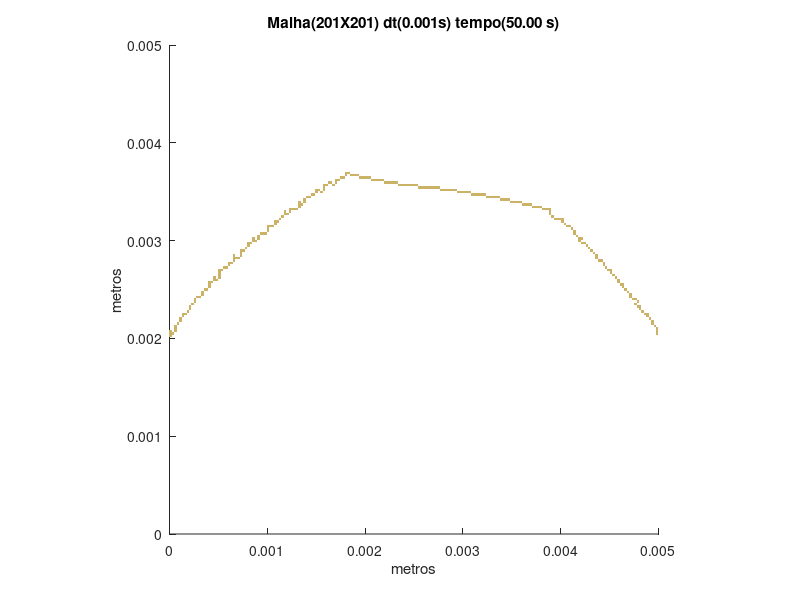

Here is the MATLAB script that generated this plot:
set (gca,'PlotBoxAspectRatio',[1 1 1],'Xlim',[0,0.005],'Ylim',[0,0.005])
hold on
title('Malha(201X201) dt(0.001s) tempo(50.00 s)')
hold on
ylabel('metros')
hold on
xlabel('metros')
hold on

fill([0 0 2.48756218905473E-05 2.48756218905473E-05],[0.00201492537313433 0.00203980099502488 0.00203980099502488 0.00201492537313433],[0.8,0.7,0.4],'LineStyle','none')

fill([0 0 2.48756218905473E-05 2.48756218905473E-05],[0.00203980099502488 0.00206467661691542 0.00206467661691542 0.00203980099502488],[0.8,0.7,0.4],'LineStyle','none')

fill([2.48756218905473E-05 2.48756218905473E-05 4.97512437810945E-05 4.97512437810945E-05],[0.00203980099502488 0.00206467661691542 0.00206467661691542 0.00203980099502488],[0.8,0.7,0.4],'LineStyle','none')

fill([0.00497512437810945 0.00497512437810945 0.005 0.005],[0.00203980099502488 0.00206467661691542 0.00206467661691542 0.00203980099502488],[0.8,0.7,0.4],'LineStyle','none')

fill([0 0 2.48756218905473E-05 2.48756218905473E-05],[0.00206467661691542 0.00208955223880597 0.00208955223880597 0.00206467661691542],[0.8,0.7,0.4],'LineStyle','none')

fill([4.97512437810945E-05 4.97512437810945E-05 7.46268656716418E-05 7.46268656716418E-05],[0.00206467661691542 0.00208955223880597 0.00208955223880597 0.00206467661691542],[0.8,0.7,0.4],'LineStyle','none')

fill([0.00497512437810945 0.00497512437810945 0.005 0.005],[0.00206467661691542 0.00208955223880597 0.00208955223880597 0.00206467661691542],[0.8,0.7,0.4],'LineStyle','none')

fill([4.97512437810945E-05 4.97512437810945E-05 7.46268656716418E-05 7.46268656716418E-05],[0.00208955223880597 0.00211442786069652 0.00211442786069652 0.00208955223880597],[0.8,0.7,0.4],'LineStyle','none')

fill([0.00497512437810945 0.00497512437810945 0.005 0.005],[0.00208955223880597 0.00211442786069652 0.00211442786069652 0.00208955223880597],[0.8,0.7,0.4],'LineStyle','none')

fill([4.97512437810945E-05 4.97512437810945E-05 7.46268656716418E-05 7.46268656716418E-05],[0.00211442786069652 0.00213930348258706 0.00213930348258706 0.00211442786069652],[0.8,0.7,0.4],'LineStyle','none')

fill([0.00495024875621891 0.00495024875621891 0.00497512437810945 0.00497512437810945],[0.00211442786069652 0.00213930348258706 0.00213930348258706 0.00211442786069652],[0.8,0.7,0.4],'LineStyle','none')

fill([7.46268656716418E-05 7.46268656716418E-05 9.95024875621891E-05 9.95024875621891E-05],[0.00213930348258706 0.00216417910447761 0.00216417910447761 0.00213930348258706],[0.8,0.7,0.4],'LineStyle','none')

fill([0.00492537313432836 0.00492537313432836 0.00495024875621891 0.00495024875621891],[0.00213930348258706 0.00216417910447761 0.00216417910447761 0.00213930348258706],[0.8,0.7,0.4],'LineStyle','none')

fill([9.95024875621891E-05 9.95024875621891E-05 0.000124378109452736 0.000124378109452736],[0.00216417910447761 0.00218905472636816 0.00218905472636816 0.00216417910447761],[0.8,0.7,0.4],'LineStyle','none')

fill([0.00492537313432836 0.00492537313432836 0.00495024875621891 0.00495024875621891],[0.00216417910447761 0.00218905472636816 0.00218905472636816 0.00216417910447761],[0.8,0.7,0.4],'LineStyle','none')

fill([9.95024875621891E-05 9.95024875621891E-05 0.000124378109452736 0.000124378109452736],[0.00218905472636816 0.00221393034825871 0.00221393034825871 0.00218905472636816],[0.8,0.7,0.4],'LineStyle','none')

fill([0.00490049751243781 0.00490049751243781 0.00492537313432836 0.00492537313432836],[0.00218905472636816 0.00221393034825871 0.00221393034825871 0.00218905472636816],[0.8,0.7,0.4],'LineStyle','none')

fill([0.000124378109452736 0.000124378109452736 0.000149253731343284 0.000149253731343284],[0.00221393034825871 0.00223880597014925 0.00223880597014925 0.00221393034825871],[0.8,0.7,0.4],'LineStyle','none')

fill([0.00487562189054726 0.00487562189054726 0.00490049751243781 0.00490049751243781],[0.00221393034825871 0.00223880597014925 0.00223880597014925 0.00221393034825871],[0.8,0.7,0.4],'LineStyle','none')

fill([0.000124378109452736 0.000124378109452736 0.000149253731343284 0.000149253731343284],[0.00223880597014925 0.0022636815920398 0.0022636815920398 0.00223880597014925],[0.8,0.7,0.4],'LineStyle','none')

fill([0.000149253731343284 0.000149253731343284 0.000174129353233831 0.000174129353233831],[0.00223880597014925 0.0022636815920398 0.0022636815920398 0.00223880597014925],[0.8,0.7,0.4],'LineStyle','none')

fill([0.00485074626865672 0.00485074626865672 0.00487562189054726 0.00487562189054726],[0.00223880597014925 0.0022636815920398 0.0022636815920398 0.00223880597014925],[0.8,0.7,0.4],'LineStyle','none')

fill([0.00487562189054726 0.00487562189054726 0.00490049751243781 0.00490049751243781],[0.00223880597014925 0.0022636815920398 0.0022636815920398 0.00223880597014925],[0.8,0.7,0.4],'LineStyle','none')

fill([0.000174129353233831 0.000174129353233831 0.000199004975124378 0.000199004975124378],[0.0022636815920398 0.00228855721393035 0.00228855721393035 0.0022636815920398],[0.8,0.7,0.4],'LineStyle','none')

fill([0.00482587064676617 0.00482587064676617 0.00485074626865672 0.00485074626865672],[0.0022636815920398 0.00228855721393035 0.00228855721393035 0.0022636815920398],[0.8,0.7,0.4],'LineStyle','none')

fill([0.000199004975124378 0.000199004975124378 0.000223880597014925 0.000223880597014925],[0.00228855721393035 0.0023134328358209 0.0023134328358209 0.00228855721393035],[0.8,0.7,0.4],'LineStyle','none')

fill([0.00480099502487562 0.00480099502487562 0.00482587064676617 0.00482587064676617],[0.00228855721393035 0.0023134328358209 0.0023134328358209 0.00228855721393035],[0.8,0.7,0.4],'LineStyle','none')

fill([0.000199004975124378 0.000199004975124378 0.000223880597014925 0.000223880597014925],[0.0023134328358209 0.00233830845771144 0.00233830845771144 0.0023134328358209],[0.8,0.7,0.4],'LineStyle','none')

fill([0.00477611940298507 0.00477611940298507 0.00480099502487562 0.00480099502487562],[0.0023134328358209 0.00233830845771144 0.00233830845771144 0.0023134328358209],[0.8,0.7,0.4],'LineStyle','none')

fill([0.00480099502487562 0.00480099502487562 0.00482587064676617 0.00482587064676617],[0.0023134328358209 0.00233830845771144 0.00233830845771144 0.0023134328358209],[0.8,0.7,0.4],'LineStyle','none')

fill([0.000223880597014925 0.000223880597014925 0.000248756218905473 0.000248756218905473],[0.00233830845771144 0.00236318407960199 0.00236318407960199 0.00233830845771144],[0.8,0.7,0.4],'LineStyle','none')

fill([0.00475124378109453 0.00475124378109453 0.00477611940298507 0.00477611940298507],[0.00233830845771144 0.00236318407960199 0.00236318407960199 0.00233830845771144],[0.8,0.7,0.4],'LineStyle','none')

fill([0.000248756218905473 0.000248756218905473 0.00027363184079602 0.00027363184079602],[0.00236318407960199 0.00238805970149254 0.00238805970149254 0.00236318407960199],[0.8,0.7,0.4],'LineStyle','none')

fill([0.00477611940298507 0.00477611940298507 0.00480099502487562 0.00480099502487562],[0.00236318407960199 0.00238805970149254 0.00238805970149254 0.00236318407960199],[0.8,0.7,0.4],'LineStyle','none')

fill([0.000248756218905473 0.000248756218905473 0.00027363184079602 0.00027363184079602],[0.00238805970149254 0.00241293532338308 0.00241293532338308 0.00238805970149254],[0.8,0.7,0.4],'LineStyle','none')

fill([0.00472636815920398 0.00472636815920398 0.00475124378109453 0.00475124378109453],[0.00238805970149254 0.00241293532338308 0.00241293532338308 0.00238805970149254],[0.8,0.7,0.4],'LineStyle','none')

fill([0.00475124378109453 0.00475124378109453 0.00477611940298507 0.00477611940298507],[0.00238805970149254 0.00241293532338308 0.00241293532338308 0.00238805970149254],[0.8,0.7,0.4],'LineStyle','none')

fill([0.00027363184079602 0.00027363184079602 0.000298507462686567 0.000298507462686567],[0.00241293532338308 0.00243781094527363 0.00243781094527363 0.00241293532338308],[0.8,0.7,0.4],'LineStyle','none')

fill([0.000298507462686567 0.000298507462686567 0.000323383084577114 0.000323383084577114],[0.00241293532338308 0.00243781094527363 0.00243781094527363 0.00241293532338308],[0.8,0.7,0.4],'LineStyle','none')

fill([0.00470149253731343 0.00470149253731343 0.00472636815920398 0.00472636815920398],[0.00241293532338308 0.00243781094527363 0.00243781094527363 0.00241293532338308],[0.8,0.7,0.4],'LineStyle','none')

fill([0.000323383084577114 0.000323383084577114 0.000348258706467662 0.000348258706467662],[0.00243781094527363 0.00246268656716418 0.00246268656716418 0.00243781094527363],[0.8,0.7,0.4],'LineStyle','none')

fill([0.00470149253731343 0.00470149253731343 0.00472636815920398 0.00472636815920398],[0.00243781094527363 0.00246268656716418 0.00246268656716418 0.00243781094527363],[0.8,0.7,0.4],'LineStyle','none')

fill([0.000323383084577114 0.000323383084577114 0.000348258706467662 0.000348258706467662],[0.00246268656716418 0.00248756218905473 0.00248756218905473 0.00246268656716418],[0.8,0.7,0.4],'LineStyle','none')

fill([0.00467661691542289 0.00467661691542289 0.00470149253731343 0.00470149253731343],[0.00246268656716418 0.00248756218905473 0.00248756218905473 0.00246268656716418],[0.8,0.7,0.4],'LineStyle','none')

fill([0.000348258706467662 0.000348258706467662 0.000373134328358209 0.000373134328358209],[0.00248756218905473 0.00251243781094527 0.00251243781094527 0.00248756218905473],[0.8,0.7,0.4],'LineStyle','none')

fill([0.000373134328358209 0.000373134328358209 0.000398009950248756 0.000398009950248756],[0.00248756218905473 0.00251243781094527 0.00251243781094527 0.00248756218905473],[0.8,0.7,0.4],'LineStyle','none')

fill([0.00465174129353234 0.00465174129353234 0.00467661691542289 0.00467661691542289],[0.00248756218905473 0.00251243781094527 0.00251243781094527 0.00248756218905473],[0.8,0.7,0.4],'LineStyle','none')

fill([0.000398009950248756 0.000398009950248756 0.000422885572139303 0.000422885572139303],[0.00251243781094527 0.00253731343283582 0.00253731343283582 0.00251243781094527],[0.8,0.7,0.4],'LineStyle','none')

fill([0.00462686567164179 0.00462686567164179 0.00465174129353234 0.00465174129353234],[0.00251243781094527 0.00253731343283582 0.00253731343283582 0.00251243781094527],[0.8,0.7,0.4],'LineStyle','none')

fill([0.000398009950248756 0.000398009950248756 0.000422885572139303 0.000422885572139303],[0.00253731343283582 0.00256218905472637 0.00256218905472637 0.00253731343283582],[0.8,0.7,0.4],'LineStyle','none')

fill([0.00460199004975124 0.00460199004975124 0.00462686567164179 0.00462686567164179],[0.00253731343283582 0.00256218905472637 0.00256218905472637 0.00253731343283582],[0.8,0.7,0.4],'LineStyle','none')

fill([0.00462686567164179 0.00462686567164179 0.00465174129353234 0.00465174129353234],[0.00253731343283582 0.00256218905472637 0.00256218905472637 0.00253731343283582],[0.8,0.7,0.4],'LineStyle','none')

fill([0.000398009950248756 0.000398009950248756 0.000422885572139303 0.000422885572139303],[0.00256218905472637 0.00258706467661692 0.00258706467661692 0.00256218905472637],[0.8,0.7,0.4],'LineStyle','none')

fill([0.000422885572139303 0.000422885572139303 0.000447761194029851 0.000447761194029851],[0.00256218905472637 0.00258706467661692 0.00258706467661692 0.00256218905472637],[0.8,0.7,0.4],'LineStyle','none')

fill([0.0045771144278607 0.0045771144278607 0.00460199004975124 0.00460199004975124],[0.00256218905472637 0.00258706467661692 0.00258706467661692 0.00256218905472637],[0.8,0.7,0.4],'LineStyle','none')

fill([0.000447761194029851 0.000447761194029851 0.000472636815920398 0.000472636815920398],[0.00258706467661692 0.00261194029850746 0.00261194029850746 0.00258706467661692],[0.8,0.7,0.4],'LineStyle','none')

fill([0.000472636815920398 0.000472636815920398 0.000497512437810945 0.000497512437810945],[0.00258706467661692 0.00261194029850746 0.00261194029850746 0.00258706467661692],[0.8,0.7,0.4],'LineStyle','none')

fill([0.0045771144278607 0.0045771144278607 0.00460199004975124 0.00460199004975124],[0.00258706467661692 0.00261194029850746 0.00261194029850746 0.00258706467661692],[0.8,0.7,0.4],'LineStyle','none')

fill([0.000447761194029851 0.000447761194029851 0.000472636815920398 0.000472636815920398],[0.00261194029850746 0.00263681592039801 0.00263681592039801 0.00261194029850746],[0.8,0.7,0.4],'LineStyle','none')

fill([0.000497512437810945 0.000497512437810945 0.000522388059701492 0.000522388059701492],[0.00261194029850746 0.00263681592039801 0.00263681592039801 0.00261194029850746],[0.8,0.7,0.4],'LineStyle','none')

fill([0.00455223880597015 0.00455223880597015 0.0045771144278607 0.0045771144278607],[0.00261194029850746 0.00263681592039801 0.00263681592039801 0.00261194029850746],[0.8,0.7,0.4],'LineStyle','none')

fill([0.000497512437810945 0.000497512437810945 0.000522388059701492 0.000522388059701492],[0.00263681592039801 0.00266169154228856 0.00266169154228856 0.00263681592039801],[0.8,0.7,0.4],'LineStyle','none')

fill([0.0045273631840796 0.0045273631840796 0.00455223880597015 0.00455223880597015],[0.00263681592039801 0.00266169154228856 0.00266169154228856 0.00263681592039801],[0.8,0.7,0.4],'LineStyle','none')

fill([0.000497512437810945 0.000497512437810945 0.000522388059701492 0.000522388059701492],[0.00266169154228856 0.0026865671641791 0.0026865671641791 0.00266169154228856],[0.8,0.7,0.4],'LineStyle','none')

fill([0.00450248756218905 0.00450248756218905 0.0045273631840796 0.0045273631840796],[0.00266169154228856 0.0026865671641791 0.0026865671641791 0.00266169154228856],[0.8,0.7,0.4],'LineStyle','none')

fill([0.000497512437810945 0.000497512437810945 0.000522388059701492 0.000522388059701492],[0.0026865671641791 0.00271144278606965 0.00271144278606965 0.0026865671641791],[0.8,0.7,0.4],'LineStyle','none')

fill([0.000522388059701492 0.000522388059701492 0.00054726368159204 0.00054726368159204],[0.0026865671641791 0.00271144278606965 0.00271144278606965 0.0026865671641791],[0.8,0.7,0.4],'LineStyle','none')

fill([0.00447761194029851 0.00447761194029851 0.00450248756218905 0.00450248756218905],[0.0026865671641791 0.00271144278606965 0.00271144278606965 0.0026865671641791],[0.8,0.7,0.4],'LineStyle','none')

fill([0.00450248756218905 0.00450248756218905 0.0045273631840796 0.0045273631840796],[0.0026865671641791 0.00271144278606965 0.00271144278606965 0.0026865671641791],[0.8,0.7,0.4],'LineStyle','none')

fill([0.00054726368159204 0.00054726368159204 0.000572139303482587 0.000572139303482587],[0.00271144278606965 0.0027363184079602 0.0027363184079602 0.00271144278606965],[0.8,0.7,0.4],'LineStyle','none')

fill([0.000572139303482587 0.000572139303482587 0.000597014925373134 0.000597014925373134],[0.00271144278606965 0.0027363184079602 0.0027363184079602 0.00271144278606965],[0.8,0.7,0.4],'LineStyle','none')

fill([0.00445273631840796 0.00445273631840796 0.00447761194029851 0.00447761194029851],[0.00271144278606965 0.0027363184079602 0.0027363184079602 0.00271144278606965],[0.8,0.7,0.4],'LineStyle','none')

fill([0.000597014925373134 0.000597014925373134 0.000621890547263682 0.000621890547263682],[0.0027363184079602 0.00276119402985075 0.00276119402985075 0.0027363184079602],[0.8,0.7,0.4],'LineStyle','none')

fill([0.00442786069651741 0.00442786069651741 0.00445273631840796 0.00445273631840796],[0.0027363184079602 0.00276119402985075 0.00276119402985075 0.0027363184079602],[0.8,0.7,0.4],'LineStyle','none')

fill([0.000597014925373134 0.000597014925373134 0.000621890547263682 0.000621890547263682],[0.00276119402985075 0.00278606965174129 0.00278606965174129 0.00276119402985075],[0.8,0.7,0.4],'LineStyle','none')

fill([0.000621890547263682 0.000621890547263682 0.000646766169154229 0.000646766169154229],[0.00276119402985075 0.00278606965174129 0.00278606965174129 0.00276119402985075],[0.8,0.7,0.4],'LineStyle','none')

fill([0.00442786069651741 0.00442786069651741 0.00445273631840796 0.00445273631840796],[0.00276119402985075 0.00278606965174129 0.00278606965174129 0.00276119402985075],[0.8,0.7,0.4],'LineStyle','none')

fill([0.000646766169154229 0.000646766169154229 0.000671641791044776 0.000671641791044776],[0.00278606965174129 0.00281094527363184 0.00281094527363184 0.00278606965174129],[0.8,0.7,0.4],'LineStyle','none')

fill([0.00437810945273632 0.00437810945273632 0.00440298507462687 0.00440298507462687],[0.00278606965174129 0.00281094527363184 0.00281094527363184 0.00278606965174129],[0.8,0.7,0.4],'LineStyle','none')

fill([0.00440298507462687 0.00440298507462687 0.00442786069651741 0.00442786069651741],[0.00278606965174129 0.00281094527363184 0.00281094527363184 0.00278606965174129],[0.8,0.7,0.4],'LineStyle','none')

fill([0.000646766169154229 0.000646766169154229 0.000671641791044776 0.000671641791044776],[0.00281094527363184 0.00283582089552239 0.00283582089552239 0.00281094527363184],[0.8,0.7,0.4],'LineStyle','none')

fill([0.000671641791044776 0.000671641791044776 0.000696517412935323 0.000696517412935323],[0.00281094527363184 0.00283582089552239 0.00283582089552239 0.00281094527363184],[0.8,0.7,0.4],'LineStyle','none')

fill([0.000696517412935323 0.000696517412935323 0.000721393034825871 0.000721393034825871],[0.00281094527363184 0.00283582089552239 0.00283582089552239 0.00281094527363184],[0.8,0.7,0.4],'LineStyle','none')

fill([0.00435323383084577 0.00435323383084577 0.00437810945273632 0.00437810945273632],[0.00281094527363184 0.00283582089552239 0.00283582089552239 0.00281094527363184],[0.8,0.7,0.4],'LineStyle','none')

fill([0.000646766169154229 0.000646766169154229 0.000671641791044776 0.000671641791044776],[0.00283582089552239 0.00286069651741294 0.00286069651741294 0.00283582089552239],[0.8,0.7,0.4],'LineStyle','none')

fill([0.000721393034825871 0.000721393034825871 0.000746268656716418 0.000746268656716418],[0.00283582089552239 0.00286069651741294 0.00286069651741294 0.00283582089552239],[0.8,0.7,0.4],'LineStyle','none')

fill([0.00435323383084577 0.00435323383084577 0.00437810945273632 0.00437810945273632],[0.00283582089552239 0.00286069651741294 0.00286069651741294 0.00283582089552239],[0.8,0.7,0.4],'LineStyle','none')

fill([0.000721393034825871 0.000721393034825871 0.000746268656716418 0.000746268656716418],[0.00286069651741294 0.00288557213930348 0.00288557213930348 0.00286069651741294],[0.8,0.7,0.4],'LineStyle','none')

fill([0.00432835820895522 0.00432835820895522 0.00435323383084577 0.00435323383084577],[0.00286069651741294 0.00288557213930348 0.00288557213930348 0.00286069651741294],[0.8,0.7,0.4],'LineStyle','none')

fill([0.000721393034825871 0.000721393034825871 0.000746268656716418 0.000746268656716418],[0.00288557213930348 0.00291044776119403 0.00291044776119403 0.00288557213930348],[0.8,0.7,0.4],'LineStyle','none')

fill([0.000746268656716418 0.000746268656716418 0.000771144278606965 0.000771144278606965],[0.00288557213930348 0.00291044776119403 0.00291044776119403 0.00288557213930348],[0.8,0.7,0.4],'LineStyle','none')

fill([0.00430348258706468 0.00430348258706468 0.00432835820895522 0.00432835820895522],[0.00288557213930348 0.00291044776119403 0.00291044776119403 0.00288557213930348],[0.8,0.7,0.4],'LineStyle','none')

fill([0.000771144278606965 0.000771144278606965 0.000796019900497512 0.000796019900497512],[0.00291044776119403 0.00293532338308458 0.00293532338308458 0.00291044776119403],[0.8,0.7,0.4],'LineStyle','none')

fill([0.00427860696517413 0.00427860696517413 0.00430348258706468 0.00430348258706468],[0.00291044776119403 0.00293532338308458 0.00293532338308458 0.00291044776119403],[0.8,0.7,0.4],'LineStyle','none')

fill([0.000796019900497512 0.000796019900497512 0.00082089552238806 0.00082089552238806],[0.00293532338308458 0.00296019900497512 0.00296019900497512 0.00293532338308458],[0.8,0.7,0.4],'LineStyle','none')

fill([0.00425373134328358 0.00425373134328358 0.00427860696517413 0.00427860696517413],[0.00293532338308458 0.00296019900497512 0.00296019900497512 0.00293532338308458],[0.8,0.7,0.4],'LineStyle','none')

fill([0.000796019900497512 0.000796019900497512 0.00082089552238806 0.00082089552238806],[0.00296019900497512 0.00298507462686567 0.00298507462686567 0.00296019900497512],[0.8,0.7,0.4],'LineStyle','none')

fill([0.00082089552238806 0.00082089552238806 0.000845771144278607 0.000845771144278607],[0.00296019900497512 0.00298507462686567 0.00298507462686567 0.00296019900497512],[0.8,0.7,0.4],'LineStyle','none')

fill([0.00420398009950249 0.00420398009950249 0.00422885572139303 0.00422885572139303],[0.00296019900497512 0.00298507462686567 0.00298507462686567 0.00296019900497512],[0.8,0.7,0.4],'LineStyle','none')

fill([0.00422885572139303 0.00422885572139303 0.00425373134328358 0.00425373134328358],[0.00296019900497512 0.00298507462686567 0.00298507462686567 0.00296019900497512],[0.8,0.7,0.4],'LineStyle','none')

fill([0.000845771144278607 0.000845771144278607 0.000870646766169154 0.000870646766169154],[0.00298507462686567 0.00300995024875622 0.00300995024875622 0.00298507462686567],[0.8,0.7,0.4],'LineStyle','none')

fill([0.000870646766169154 0.000870646766169154 0.000895522388059702 0.000895522388059702],[0.00298507462686567 0.00300995024875622 0.00300995024875622 0.00298507462686567],[0.8,0.7,0.4],'LineStyle','none')

fill([0.00417910447761194 0.00417910447761194 0.00420398009950249 0.00420398009950249],[0.00298507462686567 0.00300995024875622 0.00300995024875622 0.00298507462686567],[0.8,0.7,0.4],'LineStyle','none')

fill([0.000845771144278607 0.000845771144278607 0.000870646766169154 0.000870646766169154],[0.00300995024875622 0.00303482587064677 0.00303482587064677 0.00300995024875622],[0.8,0.7,0.4],'LineStyle','none')

fill([0.000895522388059702 0.000895522388059702 0.000920398009950249 0.000920398009950249],[0.00300995024875622 0.00303482587064677 0.00303482587064677 0.00300995024875622],[0.8,0.7,0.4],'LineStyle','none')

fill([0.00417910447761194 0.00417910447761194 0.00420398009950249 0.00420398009950249],[0.00300995024875622 0.00303482587064677 0.00303482587064677 0.00300995024875622],[0.8,0.7,0.4],'LineStyle','none')

fill([0.00420398009950249 0.00420398009950249 0.00422885572139303 0.00422885572139303],[0.00300995024875622 0.00303482587064677 0.00303482587064677 0.00300995024875622],[0.8,0.7,0.4],'LineStyle','none')

fill([0.000895522388059702 0.000895522388059702 0.000920398009950249 0.000920398009950249],[0.00303482587064677 0.00305970149253731 0.00305970149253731 0.00303482587064677],[0.8,0.7,0.4],'LineStyle','none')

fill([0.00415422885572139 0.00415422885572139 0.00417910447761194 0.00417910447761194],[0.00303482587064677 0.00305970149253731 0.00305970149253731 0.00303482587064677],[0.8,0.7,0.4],'LineStyle','none')

fill([0.000920398009950249 0.000920398009950249 0.000945273631840796 0.000945273631840796],[0.00305970149253731 0.00308457711442786 0.00308457711442786 0.00305970149253731],[0.8,0.7,0.4],'LineStyle','none')

fill([0.000945273631840796 0.000945273631840796 0.000970149253731343 0.000970149253731343],[0.00305970149253731 0.00308457711442786 0.00308457711442786 0.00305970149253731],[0.8,0.7,0.4],'LineStyle','none')

fill([0.000970149253731343 0.000970149253731343 0.00099502487562189 0.00099502487562189],[0.00305970149253731 0.00308457711442786 0.00308457711442786 0.00305970149253731],[0.8,0.7,0.4],'LineStyle','none')

fill([0.00412935323383085 0.00412935323383085 0.00415422885572139 0.00415422885572139],[0.00305970149253731 0.00308457711442786 0.00308457711442786 0.00305970149253731],[0.8,0.7,0.4],'LineStyle','none')

fill([0.00099502487562189 0.00099502487562189 0.00101990049751244 0.00101990049751244],[0.00308457711442786 0.00310945273631841 0.00310945273631841 0.00308457711442786],[0.8,0.7,0.4],'LineStyle','none')

fill([0.00412935323383085 0.00412935323383085 0.00415422885572139 0.00415422885572139],[0.00308457711442786 0.00310945273631841 0.00310945273631841 0.00308457711442786],[0.8,0.7,0.4],'LineStyle','none')

fill([0.00099502487562189 0.00099502487562189 0.00101990049751244 0.00101990049751244],[0.00310945273631841 0.00313432835820896 0.00313432835820896 0.00310945273631841],[0.8,0.7,0.4],'LineStyle','none')

fill([0.0041044776119403 0.0041044776119403 0.00412935323383085 0.00412935323383085],[0.00310945273631841 0.00313432835820896 0.00313432835820896 0.00310945273631841],[0.8,0.7,0.4],'LineStyle','none')

fill([0.00099502487562189 0.00099502487562189 0.00101990049751244 0.00101990049751244],[0.00313432835820896 0.0031592039800995 0.0031592039800995 0.00313432835820896],[0.8,0.7,0.4],'LineStyle','none')

fill([0.00101990049751244 0.00101990049751244 0.00104477611940298 0.00104477611940298],[0.00313432835820896 0.0031592039800995 0.0031592039800995 0.00313432835820896],[0.8,0.7,0.4],'LineStyle','none')

fill([0.00104477611940298 0.00104477611940298 0.00106965174129353 0.00106965174129353],[0.00313432835820896 0.0031592039800995 0.0031592039800995 0.00313432835820896],[0.8,0.7,0.4],'LineStyle','none')

fill([0.0040547263681592 0.0040547263681592 0.00407960199004975 0.00407960199004975],[0.00313432835820896 0.0031592039800995 0.0031592039800995 0.00313432835820896],[0.8,0.7,0.4],'LineStyle','none')

fill([0.00407960199004975 0.00407960199004975 0.0041044776119403 0.0041044776119403],[0.00313432835820896 0.0031592039800995 0.0031592039800995 0.00313432835820896],[0.8,0.7,0.4],'LineStyle','none')

fill([0.00106965174129353 0.00106965174129353 0.00109452736318408 0.00109452736318408],[0.0031592039800995 0.00318407960199005 0.00318407960199005 0.0031592039800995],[0.8,0.7,0.4],'LineStyle','none')

fill([0.00402985074626866 0.00402985074626866 0.0040547263681592 0.0040547263681592],[0.0031592039800995 0.00318407960199005 0.00318407960199005 0.0031592039800995],[0.8,0.7,0.4],'LineStyle','none')

fill([0.00106965174129353 0.00106965174129353 0.00109452736318408 0.00109452736318408],[0.00318407960199005 0.0032089552238806 0.0032089552238806 0.00318407960199005],[0.8,0.7,0.4],'LineStyle','none')

fill([0.00109452736318408 0.00109452736318408 0.00111940298507463 0.00111940298507463],[0.00318407960199005 0.0032089552238806 0.0032089552238806 0.00318407960199005],[0.8,0.7,0.4],'LineStyle','none')

fill([0.00400497512437811 0.00400497512437811 0.00402985074626866 0.00402985074626866],[0.00318407960199005 0.0032089552238806 0.0032089552238806 0.00318407960199005],[0.8,0.7,0.4],'LineStyle','none')

fill([0.00111940298507463 0.00111940298507463 0.00114427860696517 0.00114427860696517],[0.0032089552238806 0.00323383084577114 0.00323383084577114 0.0032089552238806],[0.8,0.7,0.4],'LineStyle','none')

fill([0.00393034825870647 0.00393034825870647 0.00395522388059701 0.00395522388059701],[0.0032089552238806 0.00323383084577114 0.00323383084577114 0.0032089552238806],[0.8,0.7,0.4],'LineStyle','none')

fill([0.00395522388059701 0.00395522388059701 0.00398009950248756 0.00398009950248756],[0.0032089552238806 0.00323383084577114 0.00323383084577114 0.0032089552238806],[0.8,0.7,0.4],'LineStyle','none')

fill([0.00398009950248756 0.00398009950248756 0.00400497512437811 0.00400497512437811],[0.0032089552238806 0.00323383084577114 0.00323383084577114 0.0032089552238806],[0.8,0.7,0.4],'LineStyle','none')

fill([0.00400497512437811 0.00400497512437811 0.00402985074626866 0.00402985074626866],[0.0032089552238806 0.00323383084577114 0.00323383084577114 0.0032089552238806],[0.8,0.7,0.4],'LineStyle','none')

fill([0.00114427860696517 0.00114427860696517 0.00116915422885572 0.00116915422885572],[0.00323383084577114 0.00325870646766169 0.00325870646766169 0.00323383084577114],[0.8,0.7,0.4],'LineStyle','none')

fill([0.00390547263681592 0.00390547263681592 0.00393034825870647 0.00393034825870647],[0.00323383084577114 0.00325870646766169 0.00325870646766169 0.00323383084577114],[0.8,0.7,0.4],'LineStyle','none')

fill([0.00116915422885572 0.00116915422885572 0.00119402985074627 0.00119402985074627],[0.00325870646766169 0.00328358208955224 0.00328358208955224 0.00325870646766169],[0.8,0.7,0.4],'LineStyle','none')

fill([0.00119402985074627 0.00119402985074627 0.00121890547263682 0.00121890547263682],[0.00325870646766169 0.00328358208955224 0.00328358208955224 0.00325870646766169],[0.8,0.7,0.4],'LineStyle','none')

fill([0.00388059701492537 0.00388059701492537 0.00390547263681592 0.00390547263681592],[0.00325870646766169 0.00328358208955224 0.00328358208955224 0.00325870646766169],[0.8,0.7,0.4],'LineStyle','none')

fill([0.00116915422885572 0.00116915422885572 0.00119402985074627 0.00119402985074627],[0.00328358208955224 0.00330845771144279 0.00330845771144279 0.00328358208955224],[0.8,0.7,0.4],'LineStyle','none')

fill([0.00121890547263682 0.00121890547263682 0.00124378109452736 0.00124378109452736],[0.00328358208955224 0.00330845771144279 0.00330845771144279 0.00328358208955224],[0.8,0.7,0.4],'LineStyle','none')

fill([0.00388059701492537 0.00388059701492537 0.00390547263681592 0.00390547263681592],[0.00328358208955224 0.00330845771144279 0.00330845771144279 0.00328358208955224],[0.8,0.7,0.4],'LineStyle','none')

fill([0.00121890547263682 0.00121890547263682 0.00124378109452736 0.00124378109452736],[0.00330845771144279 0.00333333333333333 0.00333333333333333 0.00330845771144279],[0.8,0.7,0.4],'LineStyle','none')

fill([0.00124378109452736 0.00124378109452736 0.00126865671641791 0.00126865671641791],[0.00330845771144279 0.00333333333333333 0.00333333333333333 0.00330845771144279],[0.8,0.7,0.4],'LineStyle','none')

fill([0.00126865671641791 0.00126865671641791 0.00129353233830846 0.00129353233830846],[0.00330845771144279 0.00333333333333333 0.00333333333333333 0.00330845771144279],[0.8,0.7,0.4],'LineStyle','none')

fill([0.00129353233830846 0.00129353233830846 0.001318407960199 0.001318407960199],[0.00330845771144279 0.00333333333333333 0.00333333333333333 0.00330845771144279],[0.8,0.7,0.4],'LineStyle','none')

fill([0.00380597014925373 0.00380597014925373 0.00383084577114428 0.00383084577114428],[0.00330845771144279 0.00333333333333333 0.00333333333333333 0.00330845771144279],[0.8,0.7,0.4],'LineStyle','none')

fill([0.00383084577114428 0.00383084577114428 0.00385572139303483 0.00385572139303483],[0.00330845771144279 0.00333333333333333 0.00333333333333333 0.00330845771144279],[0.8,0.7,0.4],'LineStyle','none')

fill([0.00385572139303483 0.00385572139303483 0.00388059701492537 0.00388059701492537],[0.00330845771144279 0.00333333333333333 0.00333333333333333 0.00330845771144279],[0.8,0.7,0.4],'LineStyle','none')

fill([0.00388059701492537 0.00388059701492537 0.00390547263681592 0.00390547263681592],[0.00330845771144279 0.00333333333333333 0.00333333333333333 0.00330845771144279],[0.8,0.7,0.4],'LineStyle','none')

fill([0.001318407960199 0.001318407960199 0.00134328358208955 0.00134328358208955],[0.00333333333333333 0.00335820895522388 0.00335820895522388 0.00333333333333333],[0.8,0.7,0.4],'LineStyle','none')

fill([0.00370646766169154 0.00370646766169154 0.00373134328358209 0.00373134328358209],[0.00333333333333333 0.00335820895522388 0.00335820895522388 0.00333333333333333],[0.8,0.7,0.4],'LineStyle','none')

fill([0.00373134328358209 0.00373134328358209 0.00375621890547264 0.00375621890547264],[0.00333333333333333 0.00335820895522388 0.00335820895522388 0.00333333333333333],[0.8,0.7,0.4],'LineStyle','none')

fill([0.00375621890547264 0.00375621890547264 0.00378109452736318 0.00378109452736318],[0.00333333333333333 0.00335820895522388 0.00335820895522388 0.00333333333333333],[0.8,0.7,0.4],'LineStyle','none')

fill([0.00378109452736318 0.00378109452736318 0.00380597014925373 0.00380597014925373],[0.00333333333333333 0.00335820895522388 0.00335820895522388 0.00333333333333333],[0.8,0.7,0.4],'LineStyle','none')

fill([0.001318407960199 0.001318407960199 0.00134328358208955 0.00134328358208955],[0.00335820895522388 0.00338308457711443 0.00338308457711443 0.00335820895522388],[0.8,0.7,0.4],'LineStyle','none')

fill([0.00134328358208955 0.00134328358208955 0.0013681592039801 0.0013681592039801],[0.00335820895522388 0.00338308457711443 0.00338308457711443 0.00335820895522388],[0.8,0.7,0.4],'LineStyle','none')

fill([0.00360696517412935 0.00360696517412935 0.0036318407960199 0.0036318407960199],[0.00335820895522388 0.00338308457711443 0.00338308457711443 0.00335820895522388],[0.8,0.7,0.4],'LineStyle','none')

fill([0.0036318407960199 0.0036318407960199 0.00365671641791045 0.00365671641791045],[0.00335820895522388 0.00338308457711443 0.00338308457711443 0.00335820895522388],[0.8,0.7,0.4],'LineStyle','none')

fill([0.00365671641791045 0.00365671641791045 0.003681592039801 0.003681592039801],[0.00335820895522388 0.00338308457711443 0.00338308457711443 0.00335820895522388],[0.8,0.7,0.4],'LineStyle','none')

fill([0.003681592039801 0.003681592039801 0.00370646766169154 0.00370646766169154],[0.00335820895522388 0.00338308457711443 0.00338308457711443 0.00335820895522388],[0.8,0.7,0.4],'LineStyle','none')

fill([0.001318407960199 0.001318407960199 0.00134328358208955 0.00134328358208955],[0.00338308457711443 0.00340796019900498 0.00340796019900498 0.00338308457711443],[0.8,0.7,0.4],'LineStyle','none')

fill([0.0013681592039801 0.0013681592039801 0.00139303482587065 0.00139303482587065],[0.00338308457711443 0.00340796019900498 0.00340796019900498 0.00338308457711443],[0.8,0.7,0.4],'LineStyle','none')

fill([0.00348258706467662 0.00348258706467662 0.00350746268656716 0.00350746268656716],[0.00338308457711443 0.00340796019900498 0.00340796019900498 0.00338308457711443],[0.8,0.7,0.4],'LineStyle','none')

fill([0.00350746268656716 0.00350746268656716 0.00353233830845771 0.00353233830845771],[0.00338308457711443 0.00340796019900498 0.00340796019900498 0.00338308457711443],[0.8,0.7,0.4],'LineStyle','none')

fill([0.00353233830845771 0.00353233830845771 0.00355721393034826 0.00355721393034826],[0.00338308457711443 0.00340796019900498 0.00340796019900498 0.00338308457711443],[0.8,0.7,0.4],'LineStyle','none')

fill([0.00355721393034826 0.00355721393034826 0.00358208955223881 0.00358208955223881],[0.00338308457711443 0.00340796019900498 0.00340796019900498 0.00338308457711443],[0.8,0.7,0.4],'LineStyle','none')

fill([0.00358208955223881 0.00358208955223881 0.00360696517412935 0.00360696517412935],[0.00338308457711443 0.00340796019900498 0.00340796019900498 0.00338308457711443],[0.8,0.7,0.4],'LineStyle','none')

fill([0.0013681592039801 0.0013681592039801 0.00139303482587065 0.00139303482587065],[0.00340796019900498 0.00343283582089552 0.00343283582089552 0.00340796019900498],[0.8,0.7,0.4],'LineStyle','none')

fill([0.00338308457711443 0.00338308457711443 0.00340796019900498 0.00340796019900498],[0.00340796019900498 0.00343283582089552 0.00343283582089552 0.00340796019900498],[0.8,0.7,0.4],'LineStyle','none')

fill([0.00340796019900498 0.00340796019900498 0.00343283582089552 0.00343283582089552],[0.00340796019900498 0.00343283582089552 0.00343283582089552 0.00340796019900498],[0.8,0.7,0.4],'LineStyle','none')

fill([0.00343283582089552 0.00343283582089552 0.00345771144278607 0.00345771144278607],[0.00340796019900498 0.00343283582089552 0.00343283582089552 0.00340796019900498],[0.8,0.7,0.4],'LineStyle','none')

fill([0.00345771144278607 0.00345771144278607 0.00348258706467662 0.00348258706467662],[0.00340796019900498 0.00343283582089552 0.00343283582089552 0.00340796019900498],[0.8,0.7,0.4],'LineStyle','none')

fill([0.00139303482587065 0.00139303482587065 0.00141791044776119 0.00141791044776119],[0.00343283582089552 0.00345771144278607 0.00345771144278607 0.00343283582089552],[0.8,0.7,0.4],'LineStyle','none')

fill([0.00141791044776119 0.00141791044776119 0.00144278606965174 0.00144278606965174],[0.00343283582089552 0.00345771144278607 0.00345771144278607 0.00343283582089552],[0.8,0.7,0.4],'LineStyle','none')

fill([0.00323383084577114 0.00323383084577114 0.00325870646766169 0.00325870646766169],[0.00343283582089552 0.00345771144278607 0.00345771144278607 0.00343283582089552],[0.8,0.7,0.4],'LineStyle','none')

fill([0.00325870646766169 0.00325870646766169 0.00328358208955224 0.00328358208955224],[0.00343283582089552 0.00345771144278607 0.00345771144278607 0.00343283582089552],[0.8,0.7,0.4],'LineStyle','none')

fill([0.00328358208955224 0.00328358208955224 0.00330845771144279 0.00330845771144279],[0.00343283582089552 0.00345771144278607 0.00345771144278607 0.00343283582089552],[0.8,0.7,0.4],'LineStyle','none')

fill([0.00330845771144279 0.00330845771144279 0.00333333333333333 0.00333333333333333],[0.00343283582089552 0.00345771144278607 0.00345771144278607 0.00343283582089552],[0.8,0.7,0.4],'LineStyle','none')

fill([0.00333333333333333 0.00333333333333333 0.00335820895522388 0.00335820895522388],[0.00343283582089552 0.00345771144278607 0.00345771144278607 0.00343283582089552],[0.8,0.7,0.4],'LineStyle','none')

fill([0.00335820895522388 0.00335820895522388 0.00338308457711443 0.00338308457711443],[0.00343283582089552 0.00345771144278607 0.00345771144278607 0.00343283582089552],[0.8,0.7,0.4],'LineStyle','none')

fill([0.00144278606965174 0.00144278606965174 0.00146766169154229 0.00146766169154229],[0.00345771144278607 0.00348258706467662 0.00348258706467662 0.00345771144278607],[0.8,0.7,0.4],'LineStyle','none')

fill([0.00146766169154229 0.00146766169154229 0.00149253731343284 0.00149253731343284],[0.00345771144278607 0.00348258706467662 0.00348258706467662 0.00345771144278607],[0.8,0.7,0.4],'LineStyle','none')

fill([0.00308457711442786 0.00308457711442786 0.00310945273631841 0.00310945273631841],[0.00345771144278607 0.00348258706467662 0.00348258706467662 0.00345771144278607],[0.8,0.7,0.4],'LineStyle','none')

fill([0.00310945273631841 0.00310945273631841 0.00313432835820896 0.00313432835820896],[0.00345771144278607 0.00348258706467662 0.00348258706467662 0.00345771144278607],[0.8,0.7,0.4],'LineStyle','none')

fill([0.00313432835820896 0.00313432835820896 0.0031592039800995 0.0031592039800995],[0.00345771144278607 0.00348258706467662 0.00348258706467662 0.00345771144278607],[0.8,0.7,0.4],'LineStyle','none')

fill([0.0031592039800995 0.0031592039800995 0.00318407960199005 0.00318407960199005],[0.00345771144278607 0.00348258706467662 0.00348258706467662 0.00345771144278607],[0.8,0.7,0.4],'LineStyle','none')

fill([0.00318407960199005 0.00318407960199005 0.0032089552238806 0.0032089552238806],[0.00345771144278607 0.00348258706467662 0.00348258706467662 0.00345771144278607],[0.8,0.7,0.4],'LineStyle','none')

fill([0.0032089552238806 0.0032089552238806 0.00323383084577114 0.00323383084577114],[0.00345771144278607 0.00348258706467662 0.00348258706467662 0.00345771144278607],[0.8,0.7,0.4],'LineStyle','none')

fill([0.00149253731343284 0.00149253731343284 0.00151741293532338 0.00151741293532338],[0.00348258706467662 0.00350746268656716 0.00350746268656716 0.00348258706467662],[0.8,0.7,0.4],'LineStyle','none')

fill([0.00154228855721393 0.00154228855721393 0.00156716417910448 0.00156716417910448],[0.00348258706467662 0.00350746268656716 0.00350746268656716 0.00348258706467662],[0.8,0.7,0.4],'LineStyle','none')

fill([0.00293532338308458 0.00293532338308458 0.00296019900497512 0.00296019900497512],[0.00348258706467662 0.00350746268656716 0.00350746268656716 0.00348258706467662],[0.8,0.7,0.4],'LineStyle','none')

fill([0.00296019900497512 0.00296019900497512 0.00298507462686567 0.00298507462686567],[0.00348258706467662 0.00350746268656716 0.00350746268656716 0.00348258706467662],[0.8,0.7,0.4],'LineStyle','none')

fill([0.00298507462686567 0.00298507462686567 0.00300995024875622 0.00300995024875622],[0.00348258706467662 0.00350746268656716 0.00350746268656716 0.00348258706467662],[0.8,0.7,0.4],'LineStyle','none')

fill([0.00300995024875622 0.00300995024875622 0.00303482587064677 0.00303482587064677],[0.00348258706467662 0.00350746268656716 0.00350746268656716 0.00348258706467662],[0.8,0.7,0.4],'LineStyle','none')

fill([0.00303482587064677 0.00303482587064677 0.00305970149253731 0.00305970149253731],[0.00348258706467662 0.00350746268656716 0.00350746268656716 0.00348258706467662],[0.8,0.7,0.4],'LineStyle','none')

fill([0.00305970149253731 0.00305970149253731 0.00308457711442786 0.00308457711442786],[0.00348258706467662 0.00350746268656716 0.00350746268656716 0.00348258706467662],[0.8,0.7,0.4],'LineStyle','none')

fill([0.00149253731343284 0.00149253731343284 0.00151741293532338 0.00151741293532338],[0.00350746268656716 0.00353233830845771 0.00353233830845771 0.00350746268656716],[0.8,0.7,0.4],'LineStyle','none')

fill([0.00151741293532338 0.00151741293532338 0.00154228855721393 0.00154228855721393],[0.00350746268656716 0.00353233830845771 0.00353233830845771 0.00350746268656716],[0.8,0.7,0.4],'LineStyle','none')

fill([0.00156716417910448 0.00156716417910448 0.00159203980099502 0.00159203980099502],[0.00350746268656716 0.00353233830845771 0.00353233830845771 0.00350746268656716],[0.8,0.7,0.4],'LineStyle','none')

fill([0.00276119402985075 0.00276119402985075 0.00278606965174129 0.00278606965174129],[0.00350746268656716 0.00353233830845771 0.00353233830845771 0.00350746268656716],[0.8,0.7,0.4],'LineStyle','none')

fill([0.00278606965174129 0.00278606965174129 0.00281094527363184 0.00281094527363184],[0.00350746268656716 0.00353233830845771 0.00353233830845771 0.00350746268656716],[0.8,0.7,0.4],'LineStyle','none')

fill([0.00281094527363184 0.00281094527363184 0.00283582089552239 0.00283582089552239],[0.00350746268656716 0.00353233830845771 0.00353233830845771 0.00350746268656716],[0.8,0.7,0.4],'LineStyle','none')

fill([0.00283582089552239 0.00283582089552239 0.00286069651741294 0.00286069651741294],[0.00350746268656716 0.00353233830845771 0.00353233830845771 0.00350746268656716],[0.8,0.7,0.4],'LineStyle','none')

fill([0.00286069651741294 0.00286069651741294 0.00288557213930348 0.00288557213930348],[0.00350746268656716 0.00353233830845771 0.00353233830845771 0.00350746268656716],[0.8,0.7,0.4],'LineStyle','none')

fill([0.00288557213930348 0.00288557213930348 0.00291044776119403 0.00291044776119403],[0.00350746268656716 0.00353233830845771 0.00353233830845771 0.00350746268656716],[0.8,0.7,0.4],'LineStyle','none')

fill([0.00291044776119403 0.00291044776119403 0.00293532338308458 0.00293532338308458],[0.00350746268656716 0.00353233830845771 0.00353233830845771 0.00350746268656716],[0.8,0.7,0.4],'LineStyle','none')

fill([0.00156716417910448 0.00156716417910448 0.00159203980099502 0.00159203980099502],[0.00353233830845771 0.00355721393034826 0.00355721393034826 0.00353233830845771],[0.8,0.7,0.4],'LineStyle','none')

fill([0.00253731343283582 0.00253731343283582 0.00256218905472637 0.00256218905472637],[0.00353233830845771 0.00355721393034826 0.00355721393034826 0.00353233830845771],[0.8,0.7,0.4],'LineStyle','none')

fill([0.00256218905472637 0.00256218905472637 0.00258706467661692 0.00258706467661692],[0.00353233830845771 0.00355721393034826 0.00355721393034826 0.00353233830845771],[0.8,0.7,0.4],'LineStyle','none')

fill([0.00258706467661692 0.00258706467661692 0.00261194029850746 0.00261194029850746],[0.00353233830845771 0.00355721393034826 0.00355721393034826 0.00353233830845771],[0.8,0.7,0.4],'LineStyle','none')

fill([0.00261194029850746 0.00261194029850746 0.00263681592039801 0.00263681592039801],[0.00353233830845771 0.00355721393034826 0.00355721393034826 0.00353233830845771],[0.8,0.7,0.4],'LineStyle','none')

fill([0.00263681592039801 0.00263681592039801 0.00266169154228856 0.00266169154228856],[0.00353233830845771 0.00355721393034826 0.00355721393034826 0.00353233830845771],[0.8,0.7,0.4],'LineStyle','none')

fill([0.00266169154228856 0.00266169154228856 0.0026865671641791 0.0026865671641791],[0.00353233830845771 0.00355721393034826 0.00355721393034826 0.00353233830845771],[0.8,0.7,0.4],'LineStyle','none')

fill([0.0026865671641791 0.0026865671641791 0.00271144278606965 0.00271144278606965],[0.00353233830845771 0.00355721393034826 0.00355721393034826 0.00353233830845771],[0.8,0.7,0.4],'LineStyle','none')

fill([0.00271144278606965 0.00271144278606965 0.0027363184079602 0.0027363184079602],[0.00353233830845771 0.00355721393034826 0.00355721393034826 0.00353233830845771],[0.8,0.7,0.4],'LineStyle','none')

fill([0.0027363184079602 0.0027363184079602 0.00276119402985075 0.00276119402985075],[0.00353233830845771 0.00355721393034826 0.00355721393034826 0.00353233830845771],[0.8,0.7,0.4],'LineStyle','none')

fill([0.00156716417910448 0.00156716417910448 0.00159203980099502 0.00159203980099502],[0.00355721393034826 0.00358208955223881 0.00358208955223881 0.00355721393034826],[0.8,0.7,0.4],'LineStyle','none')

fill([0.00159203980099502 0.00159203980099502 0.00161691542288557 0.00161691542288557],[0.00355721393034826 0.00358208955223881 0.00358208955223881 0.00355721393034826],[0.8,0.7,0.4],'LineStyle','none')

fill([0.00166666666666667 0.00166666666666667 0.00169154228855721 0.00169154228855721],[0.00355721393034826 0.00358208955223881 0.00358208955223881 0.00355721393034826],[0.8,0.7,0.4],'LineStyle','none')

fill([0.00233830845771144 0.00233830845771144 0.00236318407960199 0.00236318407960199],[0.00355721393034826 0.00358208955223881 0.00358208955223881 0.00355721393034826],[0.8,0.7,0.4],'LineStyle','none')

fill([0.00236318407960199 0.00236318407960199 0.00238805970149254 0.00238805970149254],[0.00355721393034826 0.00358208955223881 0.00358208955223881 0.00355721393034826],[0.8,0.7,0.4],'LineStyle','none')

fill([0.00238805970149254 0.00238805970149254 0.00241293532338308 0.00241293532338308],[0.00355721393034826 0.00358208955223881 0.00358208955223881 0.00355721393034826],[0.8,0.7,0.4],'LineStyle','none')

fill([0.00241293532338308 0.00241293532338308 0.00243781094527363 0.00243781094527363],[0.00355721393034826 0.00358208955223881 0.00358208955223881 0.00355721393034826],[0.8,0.7,0.4],'LineStyle','none')

fill([0.00243781094527363 0.00243781094527363 0.00246268656716418 0.00246268656716418],[0.00355721393034826 0.00358208955223881 0.00358208955223881 0.00355721393034826],[0.8,0.7,0.4],'LineStyle','none')

fill([0.00246268656716418 0.00246268656716418 0.00248756218905473 0.00248756218905473],[0.00355721393034826 0.00358208955223881 0.00358208955223881 0.00355721393034826],[0.8,0.7,0.4],'LineStyle','none')

fill([0.00248756218905473 0.00248756218905473 0.00251243781094527 0.00251243781094527],[0.00355721393034826 0.00358208955223881 0.00358208955223881 0.00355721393034826],[0.8,0.7,0.4],'LineStyle','none')

fill([0.00251243781094527 0.00251243781094527 0.00253731343283582 0.00253731343283582],[0.00355721393034826 0.00358208955223881 0.00358208955223881 0.00355721393034826],[0.8,0.7,0.4],'LineStyle','none')

fill([0.00161691542288557 0.00161691542288557 0.00164179104477612 0.00164179104477612],[0.00358208955223881 0.00360696517412935 0.00360696517412935 0.00358208955223881],[0.8,0.7,0.4],'LineStyle','none')

fill([0.00164179104477612 0.00164179104477612 0.00166666666666667 0.00166666666666667],[0.00358208955223881 0.00360696517412935 0.00360696517412935 0.00358208955223881],[0.8,0.7,0.4],'LineStyle','none')

fill([0.00169154228855721 0.00169154228855721 0.00171641791044776 0.00171641791044776],[0.00358208955223881 0.00360696517412935 0.00360696517412935 0.00358208955223881],[0.8,0.7,0.4],'LineStyle','none')

fill([0.00218905472636816 0.00218905472636816 0.00221393034825871 0.00221393034825871],[0.00358208955223881 0.00360696517412935 0.00360696517412935 0.00358208955223881],[0.8,0.7,0.4],'LineStyle','none')

fill([0.00221393034825871 0.00221393034825871 0.00223880597014925 0.00223880597014925],[0.00358208955223881 0.00360696517412935 0.00360696517412935 0.00358208955223881],[0.8,0.7,0.4],'LineStyle','none')

fill([0.00223880597014925 0.00223880597014925 0.0022636815920398 0.0022636815920398],[0.00358208955223881 0.00360696517412935 0.00360696517412935 0.00358208955223881],[0.8,0.7,0.4],'LineStyle','none')

fill([0.0022636815920398 0.0022636815920398 0.00228855721393035 0.00228855721393035],[0.00358208955223881 0.00360696517412935 0.00360696517412935 0.00358208955223881],[0.8,0.7,0.4],'LineStyle','none')

fill([0.00228855721393035 0.00228855721393035 0.0023134328358209 0.0023134328358209],[0.00358208955223881 0.00360696517412935 0.00360696517412935 0.00358208955223881],[0.8,0.7,0.4],'LineStyle','none')

fill([0.0023134328358209 0.0023134328358209 0.00233830845771144 0.00233830845771144],[0.00358208955223881 0.00360696517412935 0.00360696517412935 0.00358208955223881],[0.8,0.7,0.4],'LineStyle','none')

fill([0.00169154228855721 0.00169154228855721 0.00171641791044776 0.00171641791044776],[0.00360696517412935 0.0036318407960199 0.0036318407960199 0.00360696517412935],[0.8,0.7,0.4],'LineStyle','none')

fill([0.00171641791044776 0.00171641791044776 0.00174129353233831 0.00174129353233831],[0.00360696517412935 0.0036318407960199 0.0036318407960199 0.00360696517412935],[0.8,0.7,0.4],'LineStyle','none')

fill([0.00206467661691542 0.00206467661691542 0.00208955223880597 0.00208955223880597],[0.00360696517412935 0.0036318407960199 0.0036318407960199 0.00360696517412935],[0.8,0.7,0.4],'LineStyle','none')

fill([0.00208955223880597 0.00208955223880597 0.00211442786069652 0.00211442786069652],[0.00360696517412935 0.0036318407960199 0.0036318407960199 0.00360696517412935],[0.8,0.7,0.4],'LineStyle','none')

fill([0.00211442786069652 0.00211442786069652 0.00213930348258706 0.00213930348258706],[0.00360696517412935 0.0036318407960199 0.0036318407960199 0.00360696517412935],[0.8,0.7,0.4],'LineStyle','none')

fill([0.00213930348258706 0.00213930348258706 0.00216417910447761 0.00216417910447761],[0.00360696517412935 0.0036318407960199 0.0036318407960199 0.00360696517412935],[0.8,0.7,0.4],'LineStyle','none')

fill([0.00216417910447761 0.00216417910447761 0.00218905472636816 0.00218905472636816],[0.00360696517412935 0.0036318407960199 0.0036318407960199 0.00360696517412935],[0.8,0.7,0.4],'LineStyle','none')

fill([0.00174129353233831 0.00174129353233831 0.00176616915422886 0.00176616915422886],[0.0036318407960199 0.00365671641791045 0.00365671641791045 0.0036318407960199],[0.8,0.7,0.4],'LineStyle','none')

fill([0.00176616915422886 0.00176616915422886 0.0017910447761194 0.0017910447761194],[0.0036318407960199 0.00365671641791045 0.00365671641791045 0.0036318407960199],[0.8,0.7,0.4],'LineStyle','none')

fill([0.00194029850746269 0.00194029850746269 0.00196517412935323 0.00196517412935323],[0.0036318407960199 0.00365671641791045 0.00365671641791045 0.0036318407960199],[0.8,0.7,0.4],'LineStyle','none')

fill([0.00196517412935323 0.00196517412935323 0.00199004975124378 0.00199004975124378],[0.0036318407960199 0.00365671641791045 0.00365671641791045 0.0036318407960199],[0.8,0.7,0.4],'LineStyle','none')

fill([0.00199004975124378 0.00199004975124378 0.00201492537313433 0.00201492537313433],[0.0036318407960199 0.00365671641791045 0.00365671641791045 0.0036318407960199],[0.8,0.7,0.4],'LineStyle','none')

fill([0.00201492537313433 0.00201492537313433 0.00203980099502488 0.00203980099502488],[0.0036318407960199 0.00365671641791045 0.00365671641791045 0.0036318407960199],[0.8,0.7,0.4],'LineStyle','none')

fill([0.00203980099502488 0.00203980099502488 0.00206467661691542 0.00206467661691542],[0.0036318407960199 0.00365671641791045 0.00365671641791045 0.0036318407960199],[0.8,0.7,0.4],'LineStyle','none')

fill([0.0017910447761194 0.0017910447761194 0.00181592039800995 0.00181592039800995],[0.00365671641791045 0.003681592039801 0.003681592039801 0.00365671641791045],[0.8,0.7,0.4],'LineStyle','none')

fill([0.0018407960199005 0.0018407960199005 0.00186567164179104 0.00186567164179104],[0.00365671641791045 0.003681592039801 0.003681592039801 0.00365671641791045],[0.8,0.7,0.4],'LineStyle','none')

fill([0.00186567164179104 0.00186567164179104 0.00189054726368159 0.00189054726368159],[0.00365671641791045 0.003681592039801 0.003681592039801 0.00365671641791045],[0.8,0.7,0.4],'LineStyle','none')

fill([0.00189054726368159 0.00189054726368159 0.00191542288557214 0.00191542288557214],[0.00365671641791045 0.003681592039801 0.003681592039801 0.00365671641791045],[0.8,0.7,0.4],'LineStyle','none')

fill([0.00191542288557214 0.00191542288557214 0.00194029850746269 0.00194029850746269],[0.00365671641791045 0.003681592039801 0.003681592039801 0.00365671641791045],[0.8,0.7,0.4],'LineStyle','none')

fill([0.0017910447761194 0.0017910447761194 0.00181592039800995 0.00181592039800995],[0.003681592039801 0.00370646766169154 0.00370646766169154 0.003681592039801],[0.8,0.7,0.4],'LineStyle','none')

fill([0.00181592039800995 0.00181592039800995 0.0018407960199005 0.0018407960199005],[0.003681592039801 0.00370646766169154 0.00370646766169154 0.003681592039801],[0.8,0.7,0.4],'LineStyle','none')
